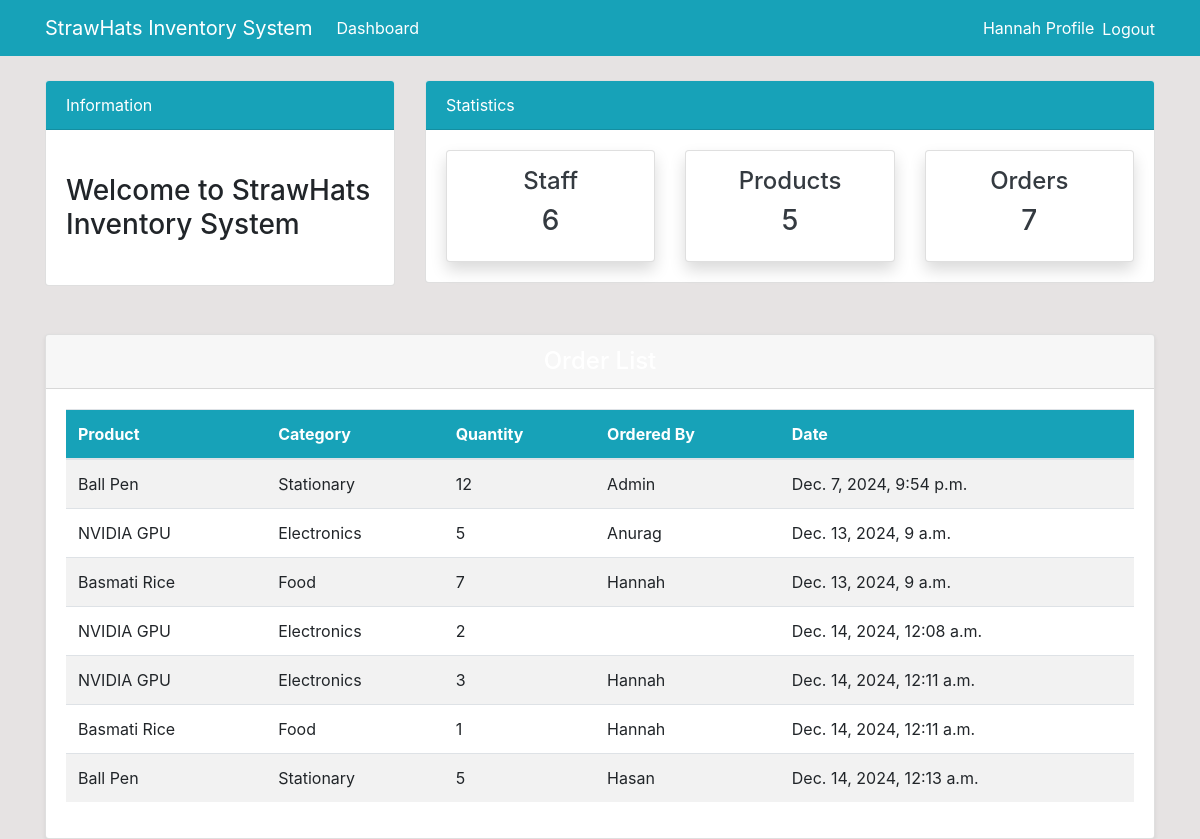
The app's page /order/ (signed in), older data.
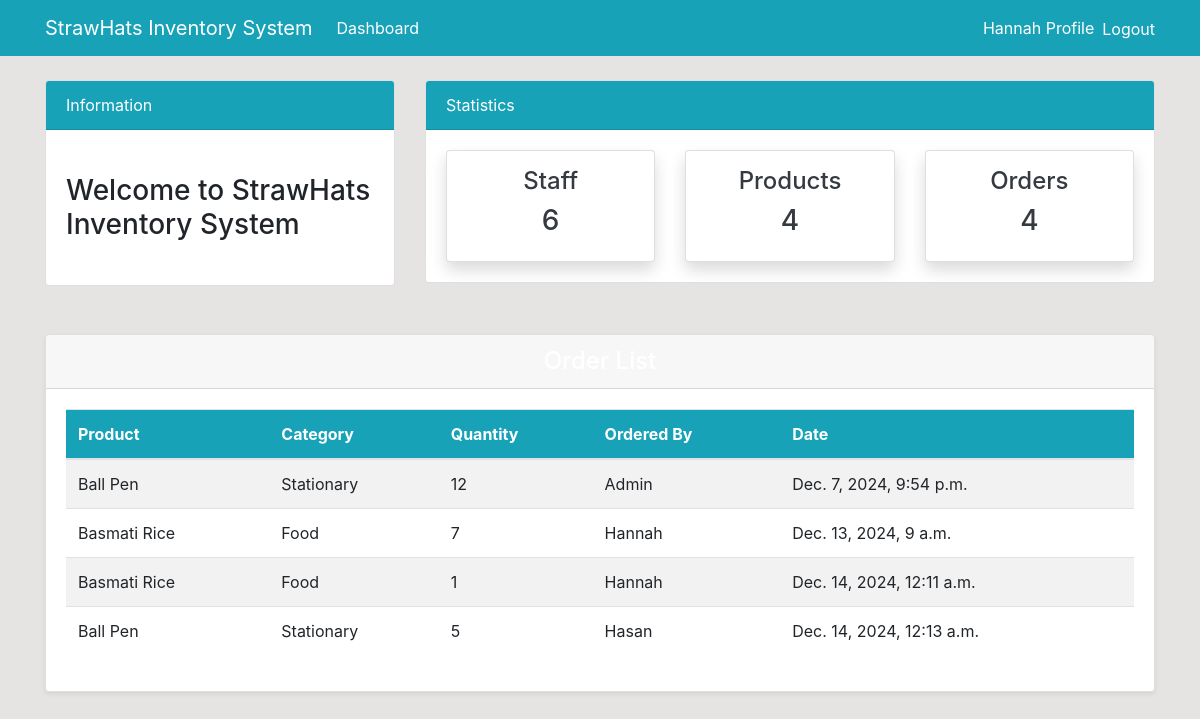
The same page, newer data.
### dashboard/models.py (models this page shows, shortened)
class Order(models.Model):
    product = models.ForeignKey(Product, on_delete=models.CASCADE, null=True)
    staff = models.ForeignKey(User, models.CASCADE, null=True)
    order_quantity = models.PositiveIntegerField(null=True)
    date = models.DateTimeField(auto_now_add=True)
    class Meta:
        verbose_name_plural = 'Order'

class Product(models.Model):
    name = models.CharField(max_length=100, null=True)
    category=models.CharField(max_length=20, choices=CATEGORY, null=True)
    quantity=models.PositiveIntegerField(null=True)
    class Meta:
        verbose_name_plural = 'Product'
    def __str__(self):
        return f'{self.name}'

### dashboard/views.py (the view)
# urls.py: path('order/', views.order, name='dashboard-order'),
@login_required
def order(request):
    orders = Order.objects.all()
    orders_count = orders.count()
    products_count = Product.objects.all().count()
    workers_count = User.objects.all().count()
    context ={
        'orders': orders,
        'workers_count' :workers_count,
        'orders_count' : orders_count,
        'products_count' : products_count,
    }
    return render(request, 'dashboard/order.html', context)

### templates/dashboard/order.html (shortened to what this page needs)
{% extends 'partials/base.html' %}
{% block content %}
{% include 'partials/topnav.html' %}
<div class="container mt-5">
    <div class="row">
        <div class="col-md-12">
            <div class="card shadow-sm">
                <div class="card-header bg-teal text-white text-center">
                    <h4 class="mb-0">Order List</h4>
                </div>
                <div class="card-body">
                    <table class="table table-striped table-hover">
                        <thead class="bg-info text-white">
                            <tr>
                                <th scope="col">Product</th>
                                <th scope="col">Category</th>
                                <th scope="col">Quantity</th>
                                <th scope="col">Ordered By</th>
                                <th scope="col">Date</th>
                            </tr>
                        </thead>
                        <tbody>
                            {% for order in orders %}
                            <tr>
                                <td>{{ order.product }}</td>
                                <td>{{ order.product.category }}</td>
                                <td>{{ order.order_quantity }}</td>
                                <td>{{ order.staff.username }}</td>
                                <td>{{ order.date }}</td>
                            </tr>
                            {% endfor %}
                        </tbody>
                    </table>
                </div>
            </div>
        </div>
    </div>
</div>
{% endblock %}

### templates/partials/base.html (shortened to what this page needs)
{% load static%}
<!doctype html>
<html lang="en">
  <head>
    <link rel="stylesheet" href="https://cdn.jsdelivr.net/npm/bootstrap@4.6.2/dist/css/bootstrap.min.css">
    <link rel="stylesheet" href="{% static '/style.css' %}">
  </head>
  <body>
    {% include 'partials/nav.html' %}
    {% block content %}
    {% endblock %}
  </body>
</html>

### templates/partials/nav.html (shortened to what this page needs)
<nav class="navbar navbar-expand-lg navbar-info bg-info">
    <div class="container">
        <a class="navbar-brand text-white" href="{% url 'dashboard-index' %}">StrawHats Inventory System</a>
        <div class="collapse navbar-collapse" id="navbarSupportedContent">
            {% if user.is_authenticated %}
            <ul class="navbar-nav mr-auto">
                <li class="nav-item d-flex align-items-center">
                    <a class="nav-link text-white" href="{% url 'dashboard-index' %}">Dashboard </a>
                </li>
            </ul>
            <ul class="navbar-nav ml-auto">
                <li class="nav-item d-flex align-items-center">
                    <a class="nav-link text-white" href="{% url 'user-profile' %}">{{ user.username}} Profile </a>
                </li>
                <li class="nav-item d-flex align-items-center">
                    <form method="post" action="{% url 'user-logout' %}" class="d-inline">
                        <button type="submit" class="btn btn-link text-white" style="padding: 0; background: none; border: none; margin: 0;">
                            Logout
                        </button>
                    </form>
                </li>
            </ul>
            {% endif %}
        </div>
    </div>
</nav>

### templates/partials/topnav.html (shortened to what this page needs)
    <div class="container">
        <div class="row mt-4">
            <div class="col-md-4">
                <div class="card">
                    <div class="card-header bg-info text-white">
                        Information
                    </div>
                    <div class="card-body">
                        <marquee behavior="" direction="">
                            <h3 class="my-4">Welcome to StrawHats Inventory System</h3>
                        </marquee>
                    </div>
                </div>
            </div>
            <div class="col-md-8">
                <div class="card">
                    <div class="card-header bg-info text-white">
                        Statistics
                    </div>
                    <div class="card-body">
                        <div class="row">
                            <div class="col-md-4">
                                <a class="text-decoration-none text-dark" href="{% url 'dashboard-staff' %}">
                                    <div class="card my-card shadow text-center p-3">
                                        <h4>Staff </h4>
                                        <h3>{{ workers_count }}</h3>
                                    </div>
                                </a>
                            </div>
                            <div class="col-md-4">
                                <a class="text-decoration-none text-dark" href="{% url 'dashboard-product' %}">
                                    <div class="card my-card shadow text-center p-3">
                                        <h4>Products </h4>
                                        <h3>{{ products_count }}</h3>
                                    </div>
                                </a>
                            </div>
                            <div class="col-md-4">
                                <a class="text-decoration-none text-dark" href="{% url 'dashboard-order' %}">
                                    <div class="card my-card shadow text-center p-3">
                                        <h4>Orders </h4>
                                        <h3>{{ orders_count }}</h3>
                                    </div>
                                </a>
                            </div>
                        </div>
                    </div>
                </div>
            </div>
        </div>
    </div>

### static/style.css (style rules this page uses)
body { background: rgb(230, 227, 227); }

Row changes from the older to the newer data that the page shows:
removed Order: product "NVIDIA GPU", product.category "Electronics", order_quantity "5", staff.username "Anurag", date "Dec. 13, 2024, 9 a.m."
removed Order: product "NVIDIA GPU", product.category "Electronics", order_quantity "2", date "Dec. 14, 2024, 12:08 a.m."
removed Order: product "NVIDIA GPU", product.category "Electronics", order_quantity "3", staff.username "Hannah", date "Dec. 14, 2024, 12:11 a.m."
Text that changed along with them:
{{ products_count }}: "5" → "4"
{{ orders_count }}: "7" → "4"
